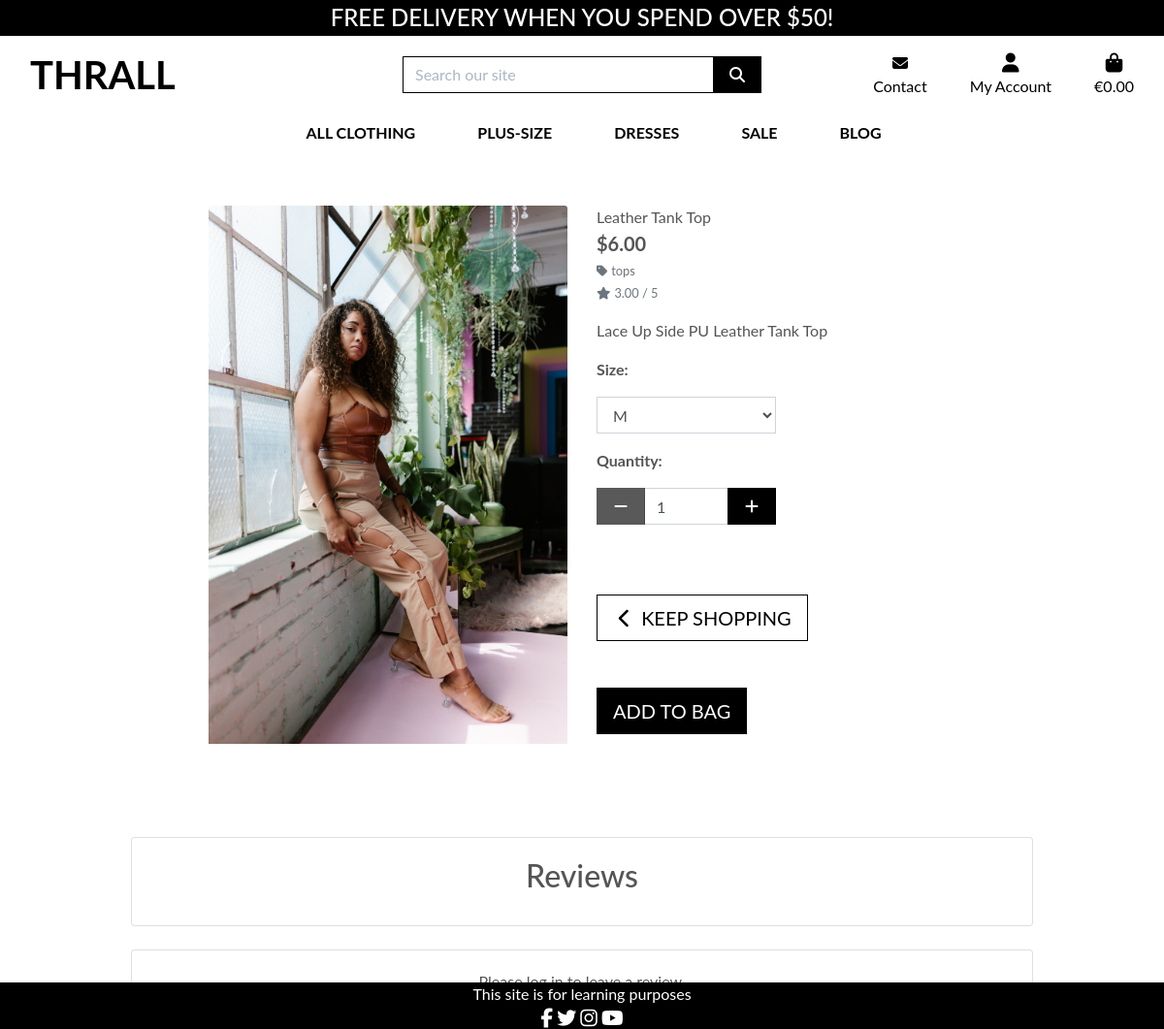
Page /products/2/ on the earlier database version.
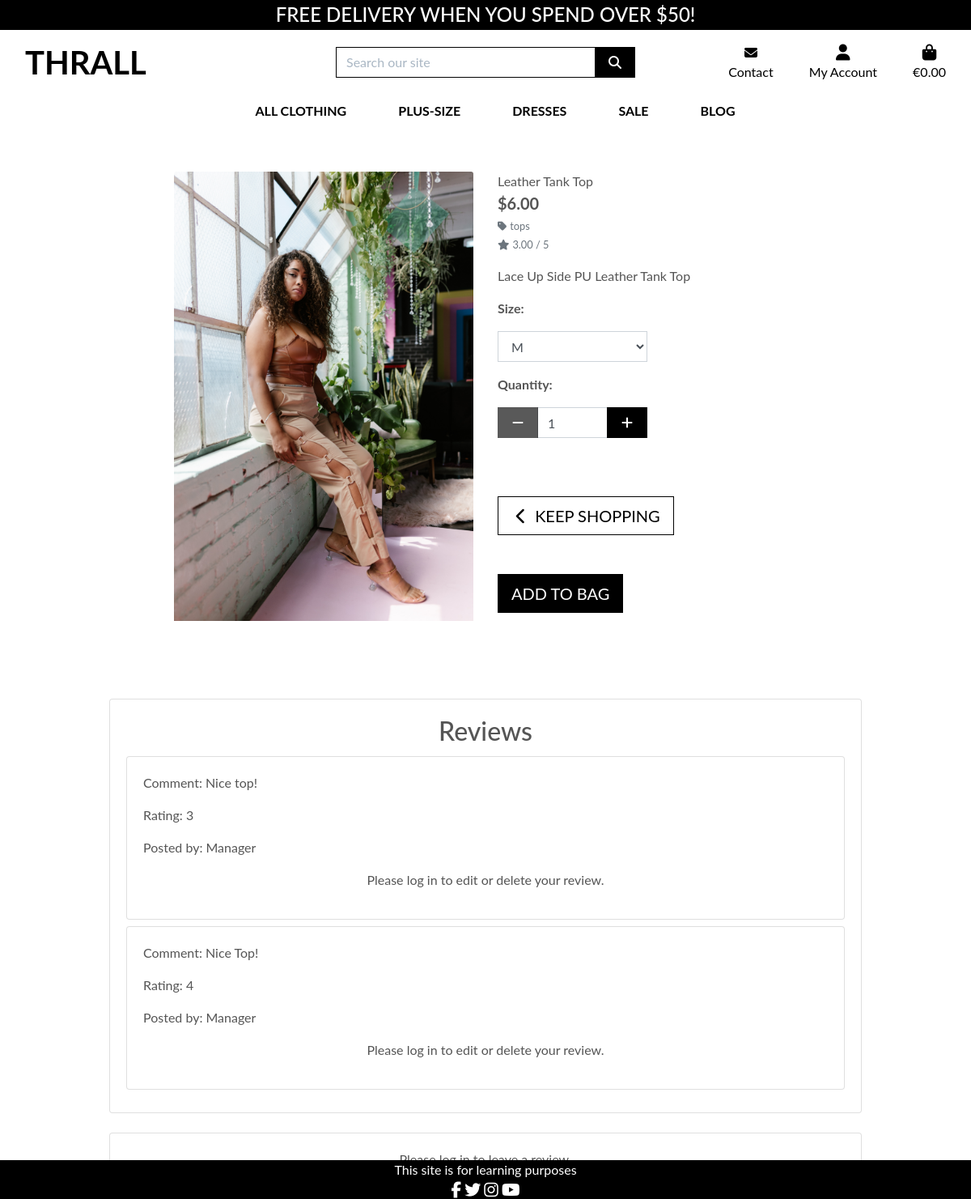
Same page on the later database version.
### products/models.py (models this page shows)
class Review(models.Model):
    product = models.ForeignKey(Product, on_delete=models.CASCADE, related_name='reviews')
    user = models.ForeignKey(User, on_delete=models.CASCADE)
    score = models.PositiveIntegerField(choices=[(i, str(i)) for i in range(1, 6)])
    comment = models.TextField()
    date_created = models.DateTimeField(auto_now_add=True)

### products/views.py (the view)
# urls.py: path('<int:product_id>/', views.product_detail, name='product_detail'),
def product_detail(request, product_id):
    product = get_object_or_404(Product, pk=product_id)
    reviews = product.reviews.all()
    if request.method == 'POST':
        if request.user.is_authenticated:
            user_review = reviews.filter(user=request.user).first()
            form = ReviewForm(request.POST, instance=user_review)
            if form.is_valid():
                review = form.save(commit=False)
                review.product = product
                review.user = request.user
                review.save()
                messages.success(request, 'Review submitted successfully!')
                return redirect('product_detail', product_id=product_id)
        else:
            messages.error(request, 'Please log in to leave a review.')
    else:
        user_review = reviews.filter(user=request.user).first() if request.user.is_authenticated else None
        form = ReviewForm(instance=user_review)
    context = {
        'product': product,
        'reviews': reviews,
        'form': form,
    }
    return render(request, 'products/product_detail.html', context)

### products/forms.py
class ReviewForm(forms.ModelForm):
    class Meta:
        model = Review
        fields = ['score', 'comment']

### bag/contexts.py (called while the page is built, shortened)
def bag_contents(request):
    bag_items = []
    total = 0
    product_count = 0
    bag = request.session.get('bag', {})
    if total < settings.FREE_DELIVERY_THRESHOLD:
        delivery = total * Decimal(settings.STANDARD_DELIVERY_PERCENTAGE / 100)
        free_delivery_delta = settings.FREE_DELIVERY_THRESHOLD - total
    else:
        delivery = 0
        free_delivery_delta = 0
    grand_total = delivery + total
    context = {
        'bag_items': bag_items,
        'total': total,
        'product_count': product_count,
        'delivery': delivery,
        'free_delivery_delta': free_delivery_delta,
        'free_delivery_threshold': settings.FREE_DELIVERY_THRESHOLD,
        'grand_total': grand_total,
    }
    return context

### products/templates/products/product_detail.html (shortened to what the changed rows need)
{% extends "base.html" %}
{% load static %}
{% block content %}
<div class="container mt-5">
    <div class="row">
        <div class="col-12">
            <div class="card">
                <div class="card-body">
                    <h2 class="card-title text-center">Reviews</h2>
                    {% for review in reviews %}
                        <div class="card mb-2">
                            <div class="card-body">
                                <p class="card-text">Comment: {{ review.comment }}</p>
                                <p class="card-text">Rating: {{ review.score }}</p>
                                <p class="card-text">Posted by: {{ review.user.username }}</p>
                                {% if user.is_authenticated and user == review.user %}
                                    <div class="row">
                                        <div class="col-md-2">
                                            <form method="post" action="{% url 'edit_review' review_id=review.id %}">
                                                {% csrf_token %}
                                                {{ review_edit_form.as_p }}
                                                <div class="d-grid gap-2">
                                                    <button type="submit" class="btn btn-dark">Edit</button>
                                                </div>
                                            </form>
                                        </div>
                                        <div class="col-md-3">
                                            <form method="post" action="{% url 'delete_review' review_id=review.id %}">
                                                {% csrf_token %}
                                                <input type="hidden" name="review_id" value="{{ review.id }}">
                                                <div class="d-grid gap-2">
                                                    <button type="submit" class="btn btn-danger">Delete</button>
                                                </div>
                                            </form>
                                        </div>
                                    </div>
                                    {% elif user.is_authenticated %}
                                    <p class="text-center">You can only edit or delete your own reviews.</p>
                                {% else %}
                                    <p class="text-center">Please log in to edit or delete your review.</p>
                                {% endif %}
                            </div>
                        </div>
                    {% endfor %}
                </div>
            </div>
        </div>
    </div>
</div>
{% endblock %}

Differences in the rows shown:
added Review: comment "Nice top!", score "3", user.username "Manager"
added Review: comment "Nice Top!", score "4", user.username "Manager"
